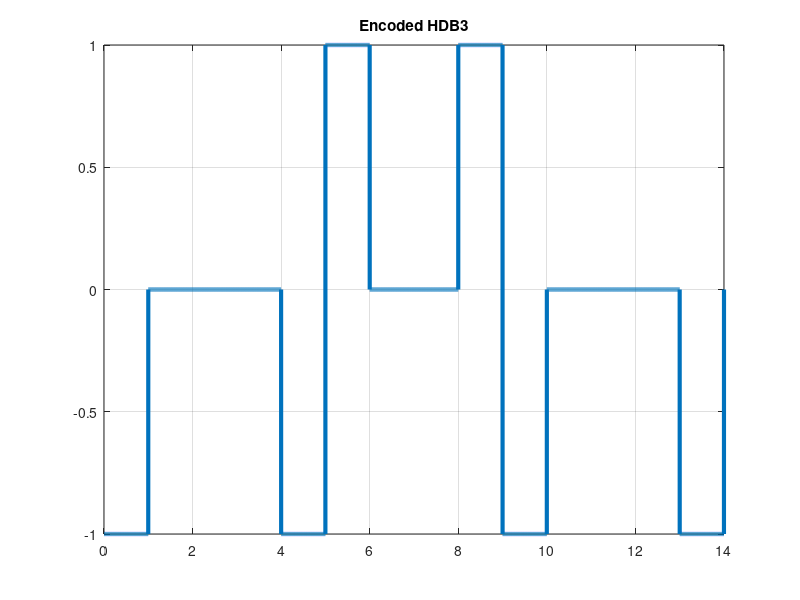

The MATLAB source for this figure:
clc;
close all;
clear all;

bits = [1 0 0 0 0 0 0 0 0 1 0 0 0 0];
bitrate = 1;

n = 1000;
T = length(bits)/bitrate;
N = length(bits)*n;

dt = T/N;
t = 0:dt:T;

%Encoding

lastbit = 1;
counter = 0;
pulse = 0

x = zeros(1, length(t));

for i=1:length(bits)
  if bits(i) == 0
    counter = counter+1;

    if counter == 4
      if (mod(pulse, 2) == 0)
        x((i-1-3)*n+1 : (i-3)*n) = -lastbit;
        lastbit = -lastbit;
        x((i-1-2)*n+1 : (i-2)*n) = 0;
        x((i-1-1)*n+1 : (i-1)*n) = 0;
        x((i-1)*n+1 : (i*n)) = lastbit;

        counter = 0;
        pulse = 0;
      else
        x((i-1-3)*n+1 : (i-3)*n) = 0;
        x((i-1-2)*n+1 : (i-2)*n) = 0;
        x((i-1-1)*n+1 : (i-1)*n) = 0;
        x((i-1)*n+1 : (i*n)) = lastbit;

        counter = 0;
        pulse = 0;
      endif
    endif

  else
     counter = 0;
     x((i-1)*n+1 : (i*n)) = -lastbit;
     lastbit = -lastbit;
     pulse = pulse+1;
  endif
end

plot(t, x, 'Linewidth',3);
grid on;
title('Encoded HDB3');

%Decoding

counter = 0;
lastbit = 1;

for i=1:length(t)
  if t(i)>counter

    counter = counter+1;
    if x(i) == lastbit
      result(counter-3 : counter) = 0;
    else
      if x(i) == 0
        result(counter) = 0;
      else
        result(counter) = 1;
        lastbit = -lastbit;
      endif
    endif
  endif
end

disp('HDB3 Decoding : ');
disp(result);



